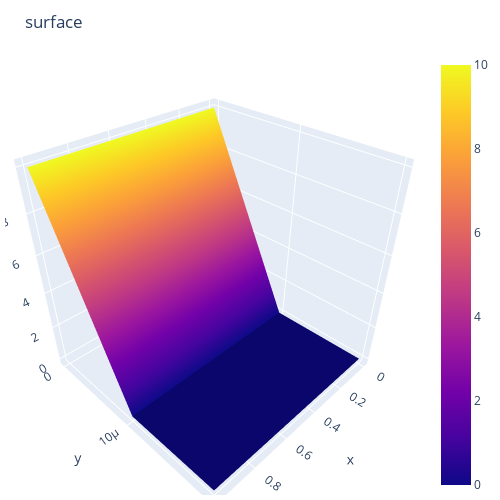

Notebook code for this chart:
### Code cell
sh_0, sh_1 = A.shape
fig = go.Figure()
fig.add_surface(
    # contours = {
    #     "x": {"show": True, "start": 1.5, "end": 2, "size": 0.04, "color":"white"},
    #     "z": {"show": True, "start": 0.5, "end": 0.8, "size": 0.05}
    # },
    x = np.linspace(a, b, sh_1),
    y = np.linspace(0, T, sh_0),
    z = U
    )
# fig.add_scatter3d(name='scat_p', x=np.linspace(a, b, sh_1), y=np.linspace(0, T, sh_0), z=U, mode='markers',
#     marker=dict(size=10, color='black',colorscale='Reds'))
# fig.update_layout(
#         scene = {
#             "xaxis": {"nticks": 20},
#             "zaxis": {"nticks": 4},
#             'camera_eye': {"x": 0, "y": -1, "z": 0.5},
#             "aspectratio": {"x": 1, "y": 1, "z": 0.2}
#         })
fig.update_layout(title='surface', autosize=False,
                  width=500, height=500,
                  margin=dict(l=5, r=50, b=5, t=55))
fig.show()

### Figure 1 — Plotly figure (JSON) as saved in the notebook; plotly's stock layout.template omitted (floating-point values rounded to 4 significant figures; data arrays with more than 128 entries replaced by an {"elided": "..."} marker saying what was removed)
{"data": [{"type": "surface", "x": {"elided": "1001 float values"}, "y": {"elided": "1001 float values"}, "z": {"elided": "11x1001 float values"}}], "layout": {"autosize": false, "height": 500, "margin": {"b": 5, "l": 5, "r": 50, "t": 55}, "title": {"text": "surface"}, "width": 500}}
